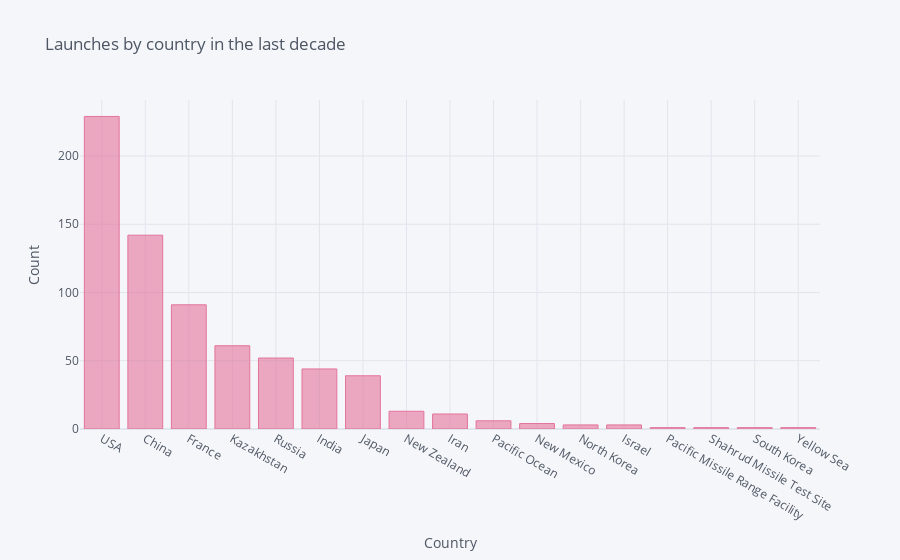

Notebook code for this chart:
### Markdown cell above
### 5.1. Most active countries last decade

### Code cell
space_decade = space.query('Year > 2010')
space_decade["Country"].value_counts().iplot(kind='bar', xTitle = 'Country', yTitle = "Count", title = 'Launches by country in the last decade', color = '#E3749A')

### Figure 1 — Plotly figure (JSON) as saved in the notebook; plotly's stock layout.template omitted (floating-point values rounded to 4 significant figures)
{"data": [{"marker": {"color": "rgba(227, 116, 154, 0.6)", "line": {"color": "rgba(227, 116, 154, 1.0)", "width": 1}}, "name": "Country", "orientation": "v", "text": "", "type": "bar", "x": ["USA", "China", "France", "Kazakhstan", "Russia", "India", "Japan", "New Zealand", "Iran", "Pacific Ocean", "New Mexico", "North Korea", "Israel", "Pacific Missile Range Facility", "Shahrud Missile Test Site", "South Korea", "Yellow Sea"], "y": [229, 142, 91, 61, 52, 44, 39, 13, 11, 6, 4, 3, 3, 1, 1, 1, 1]}], "layout": {"legend": {"bgcolor": "#F5F6F9", "font": {"color": "#4D5663"}}, "paper_bgcolor": "#F5F6F9", "plot_bgcolor": "#F5F6F9", "title": {"font": {"color": "#4D5663"}, "text": "Launches by country in the last decade"}, "xaxis": {"gridcolor": "#E1E5ED", "showgrid": true, "tickfont": {"color": "#4D5663"}, "title": {"font": {"color": "#4D5663"}, "text": "Country"}, "zerolinecolor": "#E1E5ED"}, "yaxis": {"gridcolor": "#E1E5ED", "showgrid": true, "tickfont": {"color": "#4D5663"}, "title": {"font": {"color": "#4D5663"}, "text": "Count"}, "zerolinecolor": "#E1E5ED"}}}
